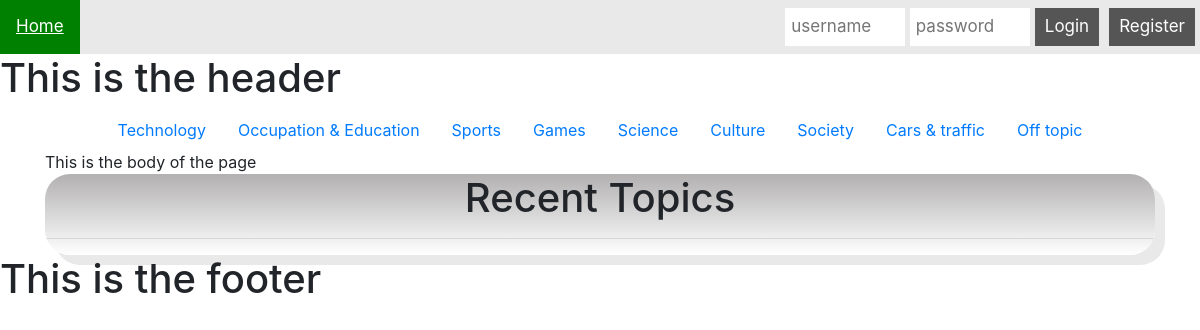
The page / on the database its author committed.
### tables this page shows
CREATE TABLE `Category` (
  `id` int(12) NOT NULL,
  `name` varchar(50) NOT NULL
);

### view/View.php (called while the page is built)
<?php
Class View {
	public function create($filePath, $data) {
	       include 'view/includes/header.php';
	       include $filePath;
	       include 'view/includes/footer.php';
	}
}
?>

### index.php (called while the page is built)
<?php
    include_once("controller/Controller.php");
    $controller = new Controller();
    $controller->invoke();
?>

### model/Category.php (called while the page is built, shortened)
<?php
class Category {
      public function __construct($id, $name) {
	     $this->name = $name;
    }
}

### model/DBModel.php (called while the page is built, shortened)
<?php
class DBModel {
    protected $db = null;
    public function __construct($db = null)
    {
	    if ($db)
		{
			$this->db = $db;
		}
		else
		{
        try {
			$this->db = new PDO("mysql:host=localhost;dbname=CodeOps_database;", "root", "");
		} catch(PDOException $e) {
			echo "Error ocurred!";
			echo $e->getMessage();
		}}
    }
    public function getAllCategories() {
        $request = $this->db->prepare("SELECT * FROM Category");
        $request->execute();
        $results = array();
        while($row = $request->fetch(PDO::FETCH_ASSOC)) {
           $results[] = new Category($row['id'], $row['name']);
        }
        return $results;
    }
}
?>

### view/HomePageView.php (the view, shortened to what this page needs)
<div class="container">
  <ul class="nav justify-content-center">
    <?php foreach($data[0] as $category): ?>
    <li class="nav-item">
      <a class="nav-link" href="#"><?php echo $category->name; ?></a>
    </li>
    <?php endforeach; ?>
  </ul>
This is the body of the page
	<div id="post" class="postlist">
		<h1>Recent Topics</h1>
		<hr>
	</div>
</div>

### controller/Controller.php (shortened to what this page needs)
<?php
include_once("model/DBModel.php");
include_once("view/View.php");
include_once("model/User.php");
include_once("model/Category.php");
class Controller {
	public $model;
	public function __construct() {
	       $this->model = new DBModel();
	}
	public function invoke() {
		$categories = $this->model->getAllCategories();
		$latestTopics = $this->model->getLastTenTopics();
		$view = new View();
		if (isset($_POST['username']) && isset($_POST['password'])) {
		   $user = new User(-1, $_POST['username'], $_POST['password'], "", "", "", 0, 0);
		   if($this->model->authenticate($user)) {
	    	        $_SESSION["username"] = $user->username;
		   }
		   header("Refresh:0");
		}
		else if (isset($_POST['logout'])) {
		   session_unset();
		   session_destroy();
		   header("Refresh:0");
		}
		else if(isset($_GET['register'])) {
			$view->create("view/Register.php", []);
		}
		else if (isset($_POST['reg'])) {
			$newUser = new User(-1, $_POST['user'],$_POST['password_1'],$_POST['fname'], $_POST['lname'] ,$_POST['email'],0,0);
			$this->model->registerUser($newUser);
		   header("Refresh:0");
		}
		else {
			$view->create("view/HomePageView.php", [$categories, $latestTopics]);
		}
	}
}
?>

### view/includes/header.php (shortened to what this page needs)
<html>
  <head>
    <link rel="stylesheet" href="view/css/main.css">
    <link rel="stylesheet" href="view/css/bootstrap.min.css">
  </head>
  <body>
    <div class="topnav">
      <a class="active" href="index.php">Home</a>
      <div class="login-container">
	<?php if (!(isset($_SESSION['username']))) : ?>
	<form action="index.php" method="POST">
	  <input type="text" placeholder="username" name="username" required>
	  <input type="text" placeholder="password" name="password" required>
	  <a id="register" href="/CodeOps_Forum/index.php?register=1">Register</a>
	  <button type="submit">Login</button>
	</form>
	<?php endif; ?>
      </div>
    </div>
    <h1>This is the header</h1>

### view/includes/footer.php
	<h1>This is the footer</h1>
	</body>
</html>

### view/css/main.css (style rules this page uses)
* { margin: 0px; padding: 0px; }
body { font-size: 120%; background: #F8F8FF; }
.topnav { overflow: hidden; background-color: #e9e9e9; }
.topnav a { float: left; display: block; color: black; text-align: center; padding: 14px 16px; text-decoration: none; font-size: 17px; }
.topnav a.active { background-color: #555; color: white; }
.topnav .login-container { float: right; }
.topnav input[type=text] { padding: 6px; margin-top: 8px; font-size: 17px; border: none; width:120px; }
#register { float: right; padding: 6px 10px; margin-top: 8px; margin-right: 5px; margin-left: 5px; background-color: #555; color: white; font-size: 17px; border: none; cursor: pointer; text-decoration: none; }
.topnav .login-container button { float: right; padding: 6px 10px; margin-top: 8px; margin-right: 5px; margin-left: 5px; background-color: #555; color: white; font-size: 17px; border: none; cursor: pointer; }
.postlist { box-shadow: 10px 10px #e9e9e9; overflow: hidden; background: linear-gradient(#b2b0b0, #ffffff); margin: auto; padding: 0; border-radius: 25px; }
.postlist h1 { text-align: center; }

### rows shown on the page
category: name "Technology"
category: name "Occupation & Education"
category: name "Sports"
category: name "Games"
category: name "Science"
category: name "Culture"
category: name "Society"
category: name "Cars & traffic"
category: name "Off topic"
